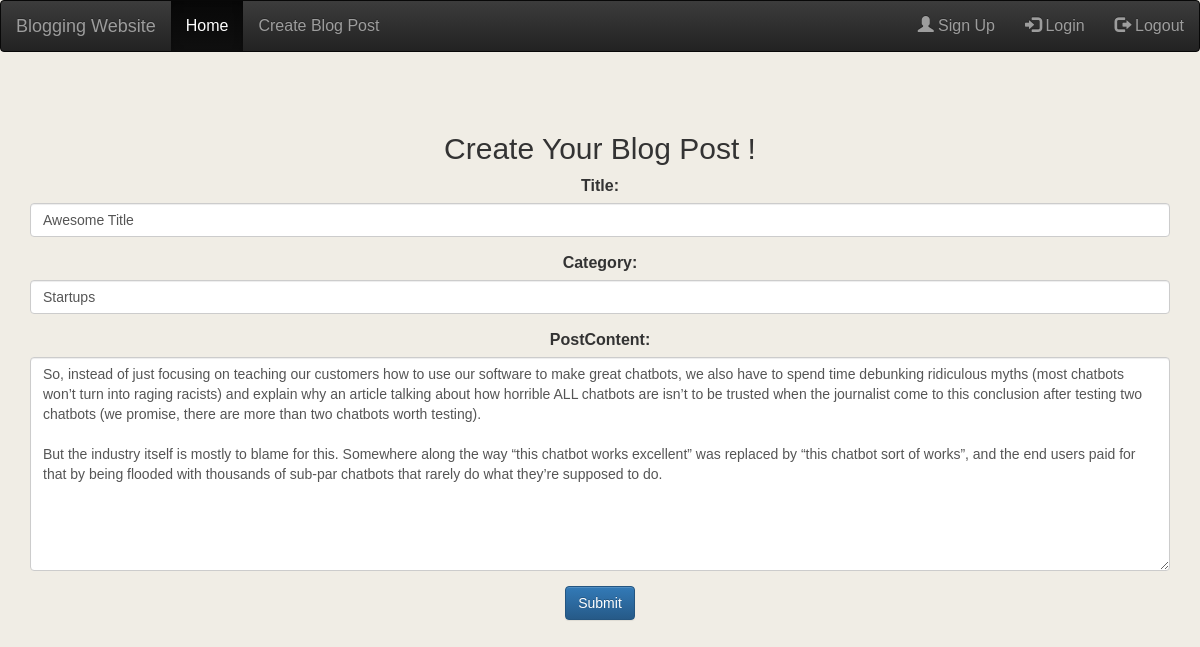
The page /post/edit/1/ (signed in) on the database its author committed.
### blog/models.py (models this page shows, shortened)
class Post(models.Model):
    postAuthor = CurrentUserField()
    title = models.CharField(max_length = 150)
    category = models.CharField(max_length = 150)
    postContent = models.TextField()
    postCreatedDate = models.DateTimeField(default = timezone.now)
    postLikes = models.IntegerField(default = 0)

### blog/views.py (the view)
# urls.py: path('post/edit/<int:post_id>/', views.editPost, name = 'editPost'),
@login_required
def editPost(request, post_id):
    post = get_object_or_404(Post, pk = post_id)
    form = PostForm(instance = post)
    return render (request, 'blog/post_edit.html', {'form': form})

### blog/forms.py
class PostForm(forms.ModelForm):
    class Meta:
        model = Post
        fields = ('title', 'category', 'postContent',)
        widgets = {
            'title': forms.TextInput(),
            'category': forms.TextInput(),
            'postContent': forms.Textarea(),
        }

### blog/templates/blog/post_edit.html (shortened to what this page needs)
{% load widget_tweaks %}
{% include 'blog/base.html' %}
<div class = "container" >
    <div class = "text-center">
      <h2>Create Your Blog Post ! </h2>
      <form action = "update/" method="POST">
        {% for field in form.visible_fields %}
          <div class="form-group">
            {{ field.label_tag }}
            {% render_field field class="form-control" %}
          </div>
        {% endfor %}
        <button type="submit" class="btn btn-primary">Submit</button>
      </form>
    </div>
</div>

### blog/static/css/blog.css (style rules this page uses)
* { font-family: Verdana, Arial, Georgia; font-size: 12pt; }
body { background-color: #F0EDE5; }

### rows shown on the page
Post: title "Awesome Title" "Startups" "So, instead of just focusing on teaching our customers how to use our software to make great chatbots, we also have to spend time debunking ridiculous myths (most chatbots won’t turn into raging racists) and explain why an article talking about how horrible ALL chatbots are isn’t to be trusted when the journalist come to this conclusion after testing two chatbots (we promise, there are more than two chatbots worth testing). But the industry itself is mostly to blame for this. Somewhere along the way “this chatbot works excellent” was replaced by “this chatbot sort of works”, and the end users paid for that by being flooded with thousands of sub-par chatbots that rarely do what they’re…"

### other values the page prints
{{ field.label_tag }} "Title:" "Category:" "PostContent:"
